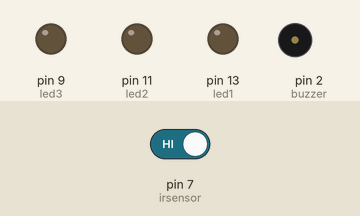
This sketch was run on a simulated Arduino Uno, built with avr-gcc and run on an emulated ATmega328P. Shown: output pins drawn as LEDs (lit = HIGH), buzzer (waves = sounding). Dashed ring = blinking. The inputs (shaded band) are chosen by the test bench; at power-on: pin 7 (irsensor) HIGH.

Above: at 1.5 s.
1.6 s: pin 7 (irsensor) driven LOW
At 1.75 s:
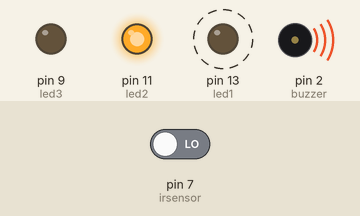
At 2.25 s:
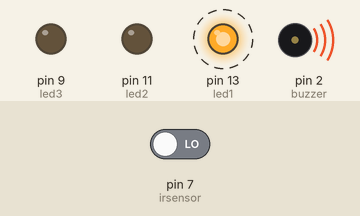
4.6 s: pin 7 (irsensor) driven HIGH
At 6.0 s:
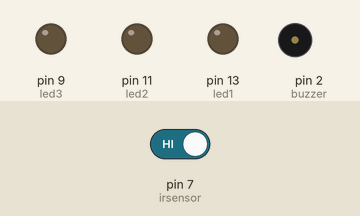
Timing chart, 0 to 7.6 s (numbered marks = the images above; inputs shaded):
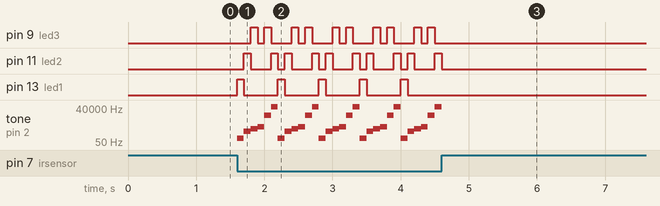

Measured:
- after the input at 1.6 s, pin 9 (led3): LOW → HIGH after 0.20 s, then repeats every 0.60 s: LOW 0.10 s, HIGH 0.10 s, LOW 0.30 s, HIGH 0.10 s; pin 11 (led2): LOW → HIGH after 0.10 s, then repeats every 0.60 s: LOW 0.30 s, HIGH 0.10 s, LOW 0.10 s, HIGH 0.10 s
- after the input at 4.6 s, pin 9 (led3), pin 13 (led1): stops changing and stays LOW; pin 11 (led2): goes on until 4.6 s, then stays LOW

The sketch:

Latihan-Buzzer.ino
```cpp
int led1 = 13;
int led2 = 11;
int led3 = 9;
int irsensor = 7;
int delai=150;
int const buzzer=2;

void setup() {
  // put your setup code here, to run once:
  pinMode(led1, OUTPUT); // wajib
  digitalWrite(led1, LOW); //wajib
  delay(100); //satuan milisecond

  pinMode(led2,OUTPUT);
  digitalWrite(led2, LOW);
  delay(100);

  pinMode(led3,OUTPUT);
  digitalWrite(led3, LOW);
  delay(100);

  pinMode(irsensor, INPUT);
  pinMode(buzzer, OUTPUT);


}

void loop() {

  int nbaca=digitalRead(irsensor);
  if(nbaca==0)
  {


  digitalWrite(led1, HIGH);
  digitalWrite(led2, LOW);
  digitalWrite(led3, LOW);
  //digitalWrite(led4, LOW);
  tone(buzzer, 100);
  delay(100);

  digitalWrite(led1, LOW);
  digitalWrite(led2, HIGH);
  digitalWrite(led3, LOW);
  //digitalWrite(led4, LOW);
  tone(buzzer, 400);
  delay(100);

  digitalWrite(led1, LOW);
  digitalWrite(led2, LOW);
  digitalWrite(led3, HIGH);
  //digitalWrite(led4, LOW);
  tone(buzzer, 700);
  delay(100);

  digitalWrite(led1, LOW);
  digitalWrite(led2, LOW);
  digitalWrite(led3, LOW);
  //digitalWrite(led4, HIGH);
  tone(buzzer, 1000);
  delay(100);

//INI BIAR BULAK BALIK
  digitalWrite(led1, LOW);
  digitalWrite(led2, LOW);
  digitalWrite(led3, HIGH);
  //digitalWrite(led4, LOW);
  tone(buzzer, 10000);
  delay(100);

  digitalWrite(led1, LOW);
  digitalWrite(led2, HIGH);
  digitalWrite(led3, LOW);
  //digitalWrite(led4, LOW);
  tone(buzzer,50000);
  delay(100);


  }
  else{
    noTone(buzzer);
    digitalWrite(led1,LOW);
    digitalWrite(led2,LOW);
    digitalWrite(led3,LOW);
    delay(100);
  }
  // put your main code here, to run repeatedly:

}
```
